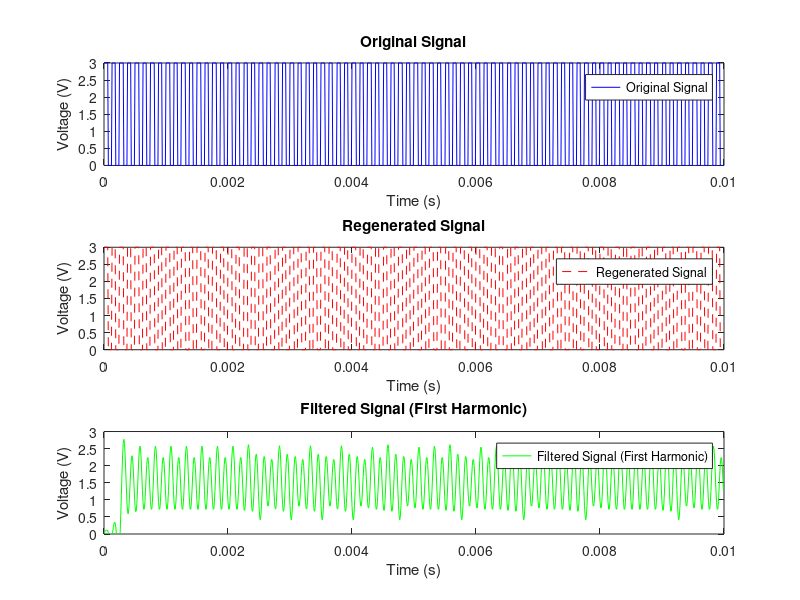
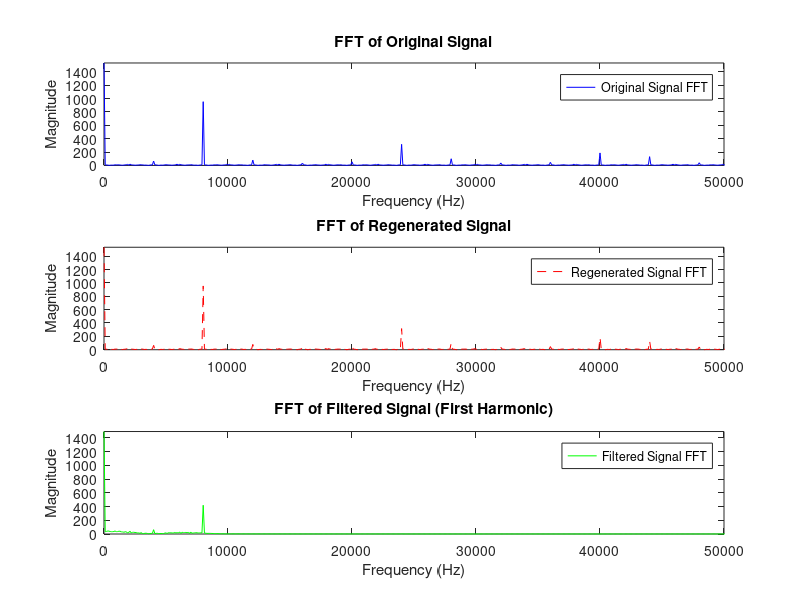

Source code (MATLAB) for these figures, in order:
% Parameters
bitsPerSample = 14;
sampleRate = 100000; % High sample rate to accurately capture the 5 kHz signal
signalFreq = 8000; % Frequency of the square wave
voltageRange = 3; % 0 to 3V
duration = 0.01; % Duration of the signal in seconds
numSamples = sampleRate * duration; % Number of samples to generate

% Generate a synthetic square wave (0 to 3V) at 8 kHz
t = (0:numSamples-1) / sampleRate;
originalSignal = 1.5 * (square(2 * pi * signalFreq * t) + 1); % 0 to 3V square wave

% Step 1: ADC - Convert voltage signal to 14-bit samples
maxVal = 2^bitsPerSample - 1;
data14Bit = round((originalSignal / voltageRange) * maxVal);

% Step 2: Serialize the data with start and stop bits
startBit = 1;
stopBit = 0;
frameSize = bitsPerSample + 2; % 14 bits data + 1 start bit + 1 stop bit
numFrames = length(data14Bit);
dataStream = zeros(1, numFrames * frameSize);

for i = 1:numFrames
    sample = data14Bit(i);
    % Convert sample to binary string
    binSample = dec2bin(sample, bitsPerSample) - '0';
    % Concatenate start bit, sample, and stop bit
    frame = [startBit, binSample, stopBit];
    % Insert the frame into the data stream
    startIdx = (i - 1) * frameSize + 1;
    endIdx = startIdx + frameSize - 1;
    dataStream(startIdx:endIdx) = frame;
end

% Step 3: Deserialize the data and regenerate the signal
receivedData = dataStream;

% Decode received data (strip start and stop bits)
decodedData = zeros(1, numFrames);

for i = 1:numFrames
    startIdx = (i - 1) * frameSize + 1;
    endIdx = startIdx + frameSize - 1;
    frame = receivedData(startIdx:endIdx);
    
    if frame(1) == startBit && frame(end) == stopBit
        % Extract the 14-bit sample
        sampleBits = frame(2:end-1);
        decodedData(i) = bin2dec(char(sampleBits + '0'));
    end
end

% Step 4: DAC - Convert 14-bit samples back to voltage
regeneratedSignal = (decodedData / maxVal) * voltageRange;

% Step 5: Design and apply Kaiser window FIR filter to filter out first harmonic
Fs = sampleRate;  % Sampling Frequency
N = 60;           % Order
Fc = 8000;        % Cutoff Frequency
Beta = 0.5;       % Window Parameter
flag = 'scale';   % Sampling Flag

% Create the window vector for the design algorithm
win = kaiser(N+1, Beta);

% Calculate the coefficients using the FIR1 function
b = fir1(N, Fc/(Fs/2), 'low', win, flag);

% Filter the regenerated signal to extract the first harmonic
filteredSignal = filter(b, 1, regeneratedSignal);

% Step 6: Compute FFT of the original, regenerated, and filtered signals
n = length(originalSignal);
f = (0:n-1)*(sampleRate/n); % Frequency range

% Compute FFT
fftOriginal = fft(originalSignal);
fftRegenerated = fft(regeneratedSignal);
fftFiltered = fft(filteredSignal);

% Plot the original, regenerated, and filtered signals
figure;
subplot(3,1,1);
plot(t, originalSignal, 'b-', 'DisplayName', 'Original Signal');
title('Original Signal');
xlabel('Time (s)');
ylabel('Voltage (V)');
legend show;
axis([0 duration 0 voltageRange]); % Adjust axis to show the signal clearly

subplot(3,1,2);
plot(t, regeneratedSignal, 'r--', 'DisplayName', 'Regenerated Signal');
title('Regenerated Signal');
xlabel('Time (s)');
ylabel('Voltage (V)');
legend show;
axis([0 duration 0 voltageRange]); % Adjust axis to show the signal clearly

subplot(3,1,3);
plot(t, filteredSignal, 'g-', 'DisplayName', 'Filtered Signal (First Harmonic)');
title('Filtered Signal (First Harmonic)');
xlabel('Time (s)');
ylabel('Voltage (V)');
legend show;
axis([0 duration 0 voltageRange]); % Adjust axis to show the signal clearly

% Plot FFT of the original, regenerated, and filtered signals
figure;
subplot(3,1,1);
plot(f, abs(fftOriginal), 'b-', 'DisplayName', 'Original Signal FFT');
title('FFT of Original Signal');
xlabel('Frequency (Hz)');
ylabel('Magnitude');
legend show;
axis([0 sampleRate/2 0 max(abs(fftOriginal))]); % Show up to Nyquist frequency

subplot(3,1,2);
plot(f, abs(fftRegenerated), 'r--', 'DisplayName', 'Regenerated Signal FFT');
title('FFT of Regenerated Signal');
xlabel('Frequency (Hz)');
ylabel('Magnitude');
legend show;
axis([0 sampleRate/2 0 max(abs(fftRegenerated))]); % Show up to Nyquist frequency

subplot(3,1,3);
plot(f, abs(fftFiltered), 'g-', 'DisplayName', 'Filtered Signal FFT');
title('FFT of Filtered Signal (First Harmonic)');
xlabel('Frequency (Hz)');
ylabel('Magnitude');
legend show;
axis([0 sampleRate/2 0 max(abs(fftFiltered))]); % Show up to Nyquist frequency